Frame 1 (no input): blank canvas, image omitted
Frame 60 (the mouse pressed at the canvas centre just before this capture): blank canvas, image omitted
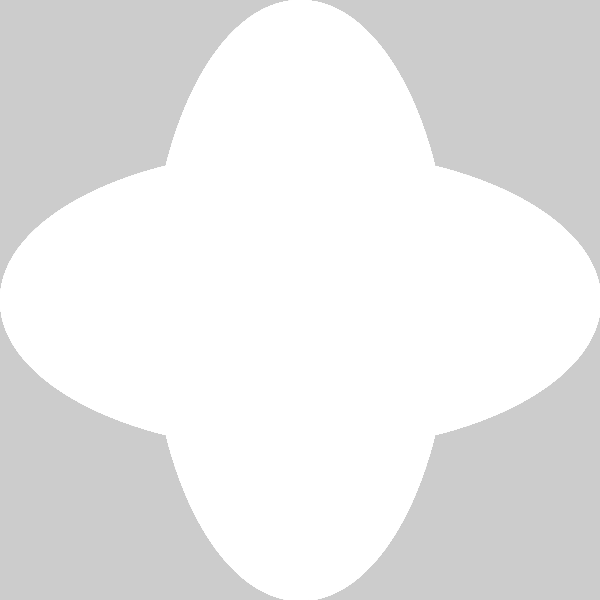
Frame 120 (the mouse held since frame 60 and released just before this capture)

The Processing sketch whose frames 1 and 60 were blank and that drew this single picture after the mouse press (run headless with seeded random() and noise(); from frame 60 on, the mouse is pressed at the canvas centre):

// Processing sketch: processing_3371
// ── processing_3371.pde

void setup(){size(600,600);}void draw(){smooth();float x=width/2;float y=height/2;stroke(mouseX,mouseY,mouseY);fill(mouseX,mouseY,mouseX);ellipse(x,y,mouseY,mouseX*2);ellipse(x,y,mouseX*2,mouseY);}
